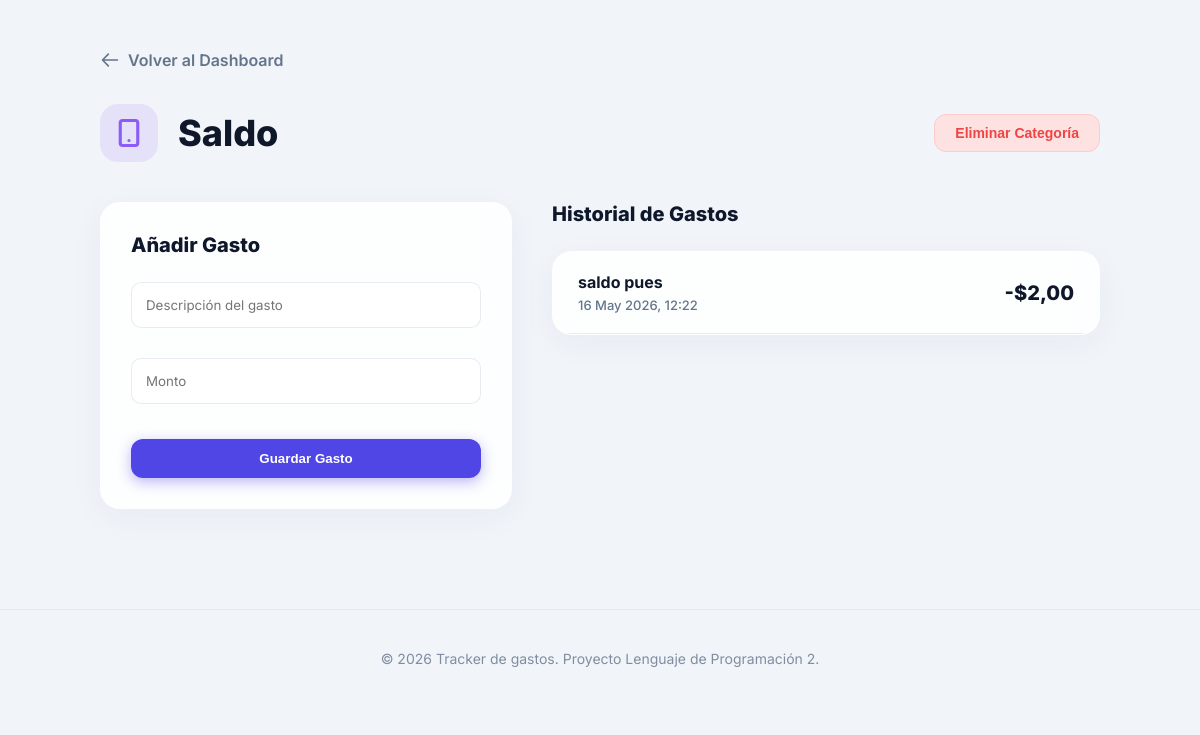
The app's page /modulo/15/ (signed in) with its own data.
### gastos/models.py (models this page shows, shortened)
class Categoria(models.Model):
    nombre = models.CharField(max_length=100)
    usuario = models.ForeignKey(User, on_delete=models.CASCADE)
    color = models.CharField(max_length=7, default="#2563eb")
    icono = models.CharField(max_length=20, default="💰")

class Gasto(models.Model):
    categoria = models.ForeignKey(Categoria, on_delete=models.CASCADE, related_name='gastos')
    usuario = models.ForeignKey(User, on_delete=models.CASCADE)
    descripcion = models.CharField(max_length=200)
    monto = models.DecimalField(max_digits=10, decimal_places=2)
    fecha = models.DateTimeField(auto_now_add=True)

### gastos/views.py (the view)
# urls.py: path('modulo/<int:categoria_id>/', views.detalle_categoria, name='detalle_categoria'),
@login_required
def detalle_categoria(request, categoria_id):
    categoria = get_object_or_404(Categoria, id=categoria_id, usuario=request.user)
    if request.method == 'POST':
        form = GastoForm(request.POST)
        if form.is_valid():
            gasto = form.save(commit=False)
            gasto.categoria = categoria
            gasto.usuario = request.user
            gasto.save()
            return redirect('detalle_categoria', categoria_id=categoria.id)
    else:
        form = GastoForm()
    gastos = categoria.gastos.all().order_by('-fecha')
    return render(request, 'detalle_categoria.html', {
        'categoria': categoria,
        'form': form,
        'gastos': gastos,
        'icons': SVG_ICONS,
        'icon_keys': list(SVG_ICONS.keys())
    })

### gastos/forms.py
class GastoForm(forms.ModelForm):
    class Meta:
        model = Gasto
        fields = ['descripcion', 'monto']
        widgets = {
            'descripcion': forms.TextInput(attrs={'class': 'form-input', 'placeholder': 'Descripción del gasto'}),
            'monto': forms.NumberInput(attrs={'class': 'form-input', 'placeholder': 'Monto', 'step': '0.01'}),
        }

### templates/detalle_categoria.html (shortened to what this page needs)
{% extends "base.html" %}
{% block content %}
<div class="container">
    <div style="margin-bottom: 30px;">
        <a href="{% url 'home' %}" style="color: var(--text-muted); text-decoration: none; font-weight: 600; display: inline-flex; align-items: center; gap: 8px;">
            <svg width="20" height="20" fill="none" stroke="currentColor" viewBox="0 0 24 24"><path stroke-linecap="round" stroke-linejoin="round" stroke-width="2" d="M10 19l-7-7m0 0l7-7m-7 7h18"></path></svg>
            Volver al Dashboard
        </a>
    </div>
    <header style="display:flex; justify-content:space-between; align-items:center; margin-bottom:40px;">
        <div>
            <h1 style="font-size:36px; font-weight:800; margin:0; display:flex; align-items:center;">
                <a href="{% url 'editar_categoria' categoria.id %}" title="Cambiar ícono o color" style="text-decoration:none; display:inline-flex; justify-content:center; align-items:center; width:54px; height:54px; border-radius:18px; background:{{ categoria.color }}20; color:{{ categoria.color }}; margin-right:20px; transition:all 0.2s; border: 2px solid transparent;" onmouseover="this.style.transform='scale(1.1)'; this.style.borderColor='{{ categoria.color }}'" onmouseout="this.style.transform='scale(1)'; this.style.borderColor='transparent'">
                    {% if categoria.icono != "none" %}
                        {% for icon_id, icon_svg in icons.items %}
                            {% if icon_id == categoria.icono %}
                                <svg width="30" height="30" viewBox="0 0 24 24" fill="none" stroke="currentColor" stroke-width="2.5" stroke-linecap="round" stroke-linejoin="round">
                                    {{ icon_svg|safe }}
                                </svg>
                            {% endif %}
                        {% endfor %}
                    {% endif %}
                </a>
                {{ categoria.nombre }}
            </h1>
        </div>
        <div>
            <button onclick="confirmarEliminar()" class="btn" style="background:#fee2e2; color:#ef4444; border: 1px solid #fecaca; font-size: 14px; padding: 10px 20px;">Eliminar Categoría</button>
        </div>
    </header>
    <div style="display: flex; gap: 40px; align-items: flex-start; flex-wrap: wrap;">
        <div class="glass-card" style="padding: 30px; width: 100%; max-width: 350px; flex-shrink: 0;">
            <h3 style="margin-top: 0; font-weight: 800; margin-bottom: 25px; font-size: 20px;">Añadir Gasto</h3>
            <form method="post">
                <div style="margin-bottom: 15px;">
                    {{ form.descripcion }}
                </div>
                <div style="margin-bottom: 20px;">
                    {{ form.monto }}
                </div>
                <button type="submit" class="btn btn-blue" style="width: 100%;">Guardar Gasto</button>
            </form>
        </div>
        <div style="flex-grow: 1; min-width: 300px;">
            <h3 style="margin-top: 0; font-weight: 800; margin-bottom: 25px; font-size: 20px;">Historial de Gastos</h3>
            {% if gastos %}
                <div class="glass-card" style="overflow: hidden; padding: 0;">
                    {% for gasto in gastos %}
                    <div style="padding: 20px 25px; border-bottom: 1px solid var(--border); display: flex; justify-content: space-between; align-items: center; transition: background 0.2s;" onmouseover="this.style.background='rgba(255,255,255,0.5)'" onmouseout="this.style.background='transparent'">
                        <div>
                            <p style="margin: 0; font-weight: 700; font-size: 16px;">{{ gasto.descripcion }}</p>
                            <p style="margin: 5px 0 0; font-size: 13px; color: var(--text-muted); font-weight: 500;">{{ gasto.fecha|date:"d M Y, H:i" }}</p>
                        </div>
                        <div style="font-weight: 800; font-size: 20px; color: var(--text-main);">
                            -${{ gasto.monto|floatformat:2 }}
                        </div>
                    </div>
                    {% endfor %}
                </div>
            {% endif %}
        </div>
    </div>
</div>
{% endblock %}

### templates/base.html (style rules this page uses)
:root { --bg: #f1f5f9; --primary: #4f46e5; --primary-hover: #4338ca; --secondary: #0ea5e9; --text-main: #0f172a; --text-muted: #64748b; --border: rgba(226, 232, 240, 0.8); --card-bg: rgba(255, 255, 255, 0.85); --glass-shadow: 0 8px 32px 0 rgba(31, 38, 135, 0.05); }
body { font-family: 'Inter', sans-serif; background: var(--bg); margin: 0; padding: 0; color: var(--text-main); }
.container { max-width: 1000px; margin: 0 auto; padding: 50px 20px; }
.btn { padding: 12px 24px; border-radius: 12px; font-weight: 700; text-decoration: none; cursor: pointer; border: none; display: inline-block; text-align: center; transition: all 0.25s cubic-bezier(0.4, 0, 0.2, 1); }
.btn-blue { background: var(--primary); color: white; box-shadow: 0 4px 14px 0 rgba(79, 70, 229, 0.39); }
.glass-card { background: var(--card-bg); backdrop-filter: blur(12px); -webkit-backdrop-filter: blur(12px); border-radius: 20px; border: 1px solid rgba(255, 255, 255, 0.4); box-shadow: var(--glass-shadow); }
.form-input { width: 100%; padding: 14px; margin-bottom: 15px; border-radius: 10px; border: 1px solid var(--border); box-sizing: border-box; font-family: 'Inter', sans-serif; }

### records on screen
Categoria: nombre "Saldo"
Gasto: descripcion "saldo pues", fecha "16 May 2026, 12:22", monto "2,00"
